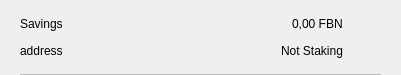
<?xml version="1.0" encoding="UTF-8"?>
<ui version="4.0">
 <class>CSRow</class>
 <widget class="QWidget" name="CSRow">
  <property name="geometry">
   <rect>
    <x>0</x>
    <y>0</y>
    <width>401</width>
    <height>75</height>
   </rect>
  </property>
  <property name="windowTitle">
   <string>Form</string>
  </property>
  <layout class="QVBoxLayout" name="verticalLayout">
   <property name="spacing">
    <number>0</number>
   </property>
   <property name="leftMargin">
    <number>20</number>
   </property>
   <property name="topMargin">
    <number>10</number>
   </property>
   <property name="rightMargin">
    <number>20</number>
   </property>
   <property name="bottomMargin">
    <number>0</number>
   </property>
   <item>
    <widget class="QWidget" name="info" native="true">
     <property name="minimumSize">
      <size>
       <width>0</width>
       <height>0</height>
      </size>
     </property>
     <layout class="QHBoxLayout" name="horizontalLayout_3">
      <property name="leftMargin">
       <number>0</number>
      </property>
      <property name="topMargin">
       <number>0</number>
      </property>
      <property name="rightMargin">
       <number>0</number>
      </property>
      <property name="bottomMargin">
       <number>10</number>
      </property>
      <item>
       <widget class="QWidget" name="container" native="true">
        <property name="minimumSize">
         <size>
          <width>0</width>
          <height>0</height>
         </size>
        </property>
        <layout class="QVBoxLayout" name="verticalLayout_2">
         <property name="spacing">
          <number>0</number>
         </property>
         <property name="leftMargin">
          <number>0</number>
         </property>
         <property name="topMargin">
          <number>0</number>
         </property>
         <property name="rightMargin">
          <number>0</number>
         </property>
         <property name="bottomMargin">
          <number>0</number>
         </property>
         <item>
          <layout class="QHBoxLayout" name="horizontalLayout">
           <item>
            <widget class="QLabel" name="labelName">
             <property name="toolTip">
              <string notr="true"/>
             </property>
             <property name="text">
              <string>Savings</string>
             </property>
            </widget>
           </item>
           <item>
            <spacer name="horizontalSpacer">
             <property name="orientation">
              <enum>Qt::Horizontal</enum>
             </property>
             <property name="sizeHint" stdset="0">
              <size>
               <width>40</width>
               <height>20</height>
              </size>
             </property>
            </spacer>
           </item>
           <item>
            <widget class="QLabel" name="labelAmount">
             <property name="text">
              <string>0,00 FBN</string>
             </property>
            </widget>
           </item>
          </layout>
         </item>
         <item>
          <layout class="QHBoxLayout" name="horizontalLayout_2">
           <item>
            <widget class="QLabel" name="labelAddress">
             <property name="toolTip">
              <string notr="true"/>
             </property>
             <property name="text">
              <string>address</string>
             </property>
            </widget>
           </item>
           <item>
            <spacer name="horizontalSpacer_2">
             <property name="orientation">
              <enum>Qt::Horizontal</enum>
             </property>
             <property name="sizeHint" stdset="0">
              <size>
               <width>40</width>
               <height>20</height>
              </size>
             </property>
            </spacer>
           </item>
           <item>
            <widget class="QLabel" name="labelStaking">
             <property name="text">
              <string>Not Staking</string>
             </property>
            </widget>
           </item>
          </layout>
         </item>
        </layout>
       </widget>
      </item>
      <item alignment="Qt::AlignHCenter|Qt::AlignVCenter">
       <widget class="QPushButton" name="pushButtonMenu">
        <property name="minimumSize">
         <size>
          <width>24</width>
          <height>24</height>
         </size>
        </property>
        <property name="maximumSize">
         <size>
          <width>32</width>
          <height>32</height>
         </size>
        </property>
        <property name="focusPolicy">
         <enum>Qt::NoFocus</enum>
        </property>
        <property name="styleSheet">
         <string notr="true">border:none; background-color:transparent;</string>
        </property>
        <property name="text">
         <string/>
        </property>
        <property name="icon">
         <iconset>
          <normaloff>://ic-menu-hover</normaloff>://ic-menu-hover</iconset>
        </property>
        <property name="iconSize">
         <size>
          <width>24</width>
          <height>24</height>
         </size>
        </property>
       </widget>
      </item>
     </layout>
    </widget>
   </item>
   <item>
    <widget class="QLabel" name="lblDivisory">
     <property name="minimumSize">
      <size>
       <width>0</width>
       <height>1</height>
      </size>
     </property>
     <property name="maximumSize">
      <size>
       <width>16777215</width>
       <height>1</height>
      </size>
     </property>
     <property name="styleSheet">
      <string notr="true">background-color:#bababa;</string>
     </property>
     <property name="text">
      <string/>
     </property>
     <property name="alignment">
      <set>Qt::AlignBottom|Qt::AlignLeading|Qt::AlignLeft</set>
     </property>
    </widget>
   </item>
  </layout>
 </widget>
 <resources/>
 <connections/>
</ui>
